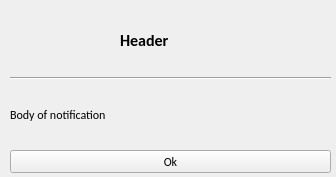
<?xml version="1.0" encoding="UTF-8"?>
<ui version="4.0">
 <class>MainWindow</class>
 <widget class="QMainWindow" name="MainWindow">
  <property name="geometry">
   <rect>
    <x>0</x>
    <y>0</y>
    <width>336</width>
    <height>177</height>
   </rect>
  </property>
  <property name="sizePolicy">
   <sizepolicy hsizetype="Fixed" vsizetype="Fixed">
    <horstretch>0</horstretch>
    <verstretch>0</verstretch>
   </sizepolicy>
  </property>
  <property name="minimumSize">
   <size>
    <width>336</width>
    <height>177</height>
   </size>
  </property>
  <property name="maximumSize">
   <size>
    <width>336</width>
    <height>177</height>
   </size>
  </property>
  <property name="windowTitle">
   <string>Jade Launcher | Notification</string>
  </property>
  <property name="windowIcon">
   <iconset resource="../assets.qrc">
    <normaloff>:/images/assets/jadeIcon.png</normaloff>:/images/assets/jadeIcon.png</iconset>
  </property>
  <widget class="QWidget" name="centralwidget">
   <widget class="QLabel" name="label">
    <property name="geometry">
     <rect>
      <x>10</x>
      <y>10</y>
      <width>91</width>
      <height>61</height>
     </rect>
    </property>
    <property name="sizePolicy">
     <sizepolicy hsizetype="Fixed" vsizetype="Fixed">
      <horstretch>0</horstretch>
      <verstretch>0</verstretch>
     </sizepolicy>
    </property>
    <property name="maximumSize">
     <size>
      <width>91</width>
      <height>61</height>
     </size>
    </property>
    <property name="text">
     <string/>
    </property>
    <property name="pixmap">
     <pixmap resource="../assets.qrc">:/images/assets/JadeLauncherLogo.png</pixmap>
    </property>
    <property name="scaledContents">
     <bool>true</bool>
    </property>
   </widget>
   <widget class="QLabel" name="header">
    <property name="geometry">
     <rect>
      <x>120</x>
      <y>20</y>
      <width>201</width>
      <height>41</height>
     </rect>
    </property>
    <property name="sizePolicy">
     <sizepolicy hsizetype="Expanding" vsizetype="Expanding">
      <horstretch>0</horstretch>
      <verstretch>0</verstretch>
     </sizepolicy>
    </property>
    <property name="font">
     <font>
      <family>Calibri</family>
     </font>
    </property>
    <property name="text">
     <string>&lt;html&gt;&lt;head/&gt;&lt;body&gt;&lt;p&gt;&lt;span style=&quot; font-size:12pt; font-weight:600;&quot;&gt;Header&lt;/span&gt;&lt;/p&gt;&lt;/body&gt;&lt;/html&gt;</string>
    </property>
    <property name="wordWrap">
     <bool>true</bool>
    </property>
   </widget>
   <widget class="Line" name="line">
    <property name="geometry">
     <rect>
      <x>10</x>
      <y>70</y>
      <width>321</width>
      <height>16</height>
     </rect>
    </property>
    <property name="orientation">
     <enum>Qt::Horizontal</enum>
    </property>
   </widget>
   <widget class="QLabel" name="body">
    <property name="geometry">
     <rect>
      <x>10</x>
      <y>90</y>
      <width>311</width>
      <height>51</height>
     </rect>
    </property>
    <property name="font">
     <font>
      <family>Calibri</family>
     </font>
    </property>
    <property name="text">
     <string>&lt;html&gt;&lt;head/&gt;&lt;body&gt;&lt;p&gt;&lt;span style=&quot; font-size:9pt;&quot;&gt;Body of notification&lt;/span&gt;&lt;/p&gt;&lt;/body&gt;&lt;/html&gt;</string>
    </property>
    <property name="wordWrap">
     <bool>true</bool>
    </property>
   </widget>
   <widget class="QPushButton" name="button">
    <property name="geometry">
     <rect>
      <x>10</x>
      <y>150</y>
      <width>321</width>
      <height>23</height>
     </rect>
    </property>
    <property name="font">
     <font>
      <family>Calibri</family>
     </font>
    </property>
    <property name="text">
     <string>Ok</string>
    </property>
   </widget>
  </widget>
 </widget>
 <resources>
  <include location="../assets.qrc"/>
  <include location="../assets.qrc"/>
 </resources>
 <connections/>
</ui>
